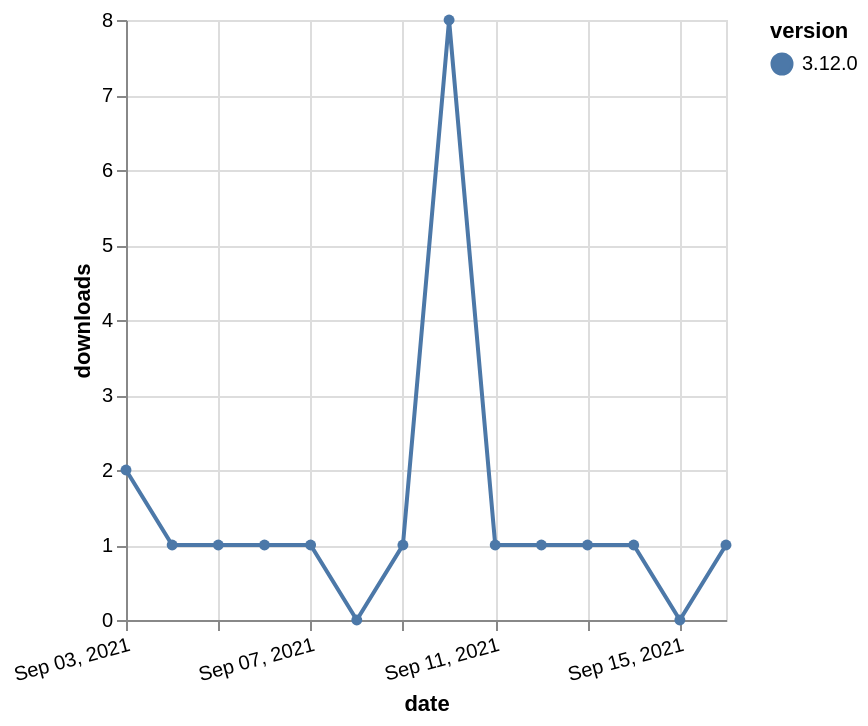

Vega-Lite specification stored for this chart:
### Vega-Lite specification from a JSON file in a GitHub repository (floating-point values rounded to 4 significant figures)
{"$schema": "https://vega.github.io/schema/vega-lite/v5.json", "description": "A simple bar chart with embedded data.", "data": {"values": [{"date": "2021-09-03", "total": 475, "delta": 2, "version": "3.12.0"}, {"date": "2021-09-04", "total": 476, "delta": 1, "version": "3.12.0"}, {"date": "2021-09-05", "total": 477, "delta": 1, "version": "3.12.0"}, {"date": "2021-09-06", "total": 478, "delta": 1, "version": "3.12.0"}, {"date": "2021-09-07", "total": 479, "delta": 1, "version": "3.12.0"}, {"date": "2021-09-08", "total": 479, "delta": 0, "version": "3.12.0"}, {"date": "2021-09-09", "total": 480, "delta": 1, "version": "3.12.0"}, {"date": "2021-09-10", "total": 488, "delta": 8, "version": "3.12.0"}, {"date": "2021-09-11", "total": 489, "delta": 1, "version": "3.12.0"}, {"date": "2021-09-12", "total": 490, "delta": 1, "version": "3.12.0"}, {"date": "2021-09-13", "total": 491, "delta": 1, "version": "3.12.0"}, {"date": "2021-09-14", "total": 492, "delta": 1, "version": "3.12.0"}, {"date": "2021-09-15", "total": 492, "delta": 0, "version": "3.12.0"}, {"date": "2021-09-16", "total": 493, "delta": 1, "version": "3.12.0"}]}, "width": "container", "mark": {"type": "line", "point": {"filled": true}}, "encoding": {"x": {"field": "date", "type": "temporal", "timeUnit": "yearmonthdate", "title": "date", "axis": {"labelAngle": -15}}, "y": {"field": "delta", "type": "quantitative", "title": "downloads"}, "color": {"field": "version", "type": "nominal"}, "tooltip": {"field": "delta"}}}
